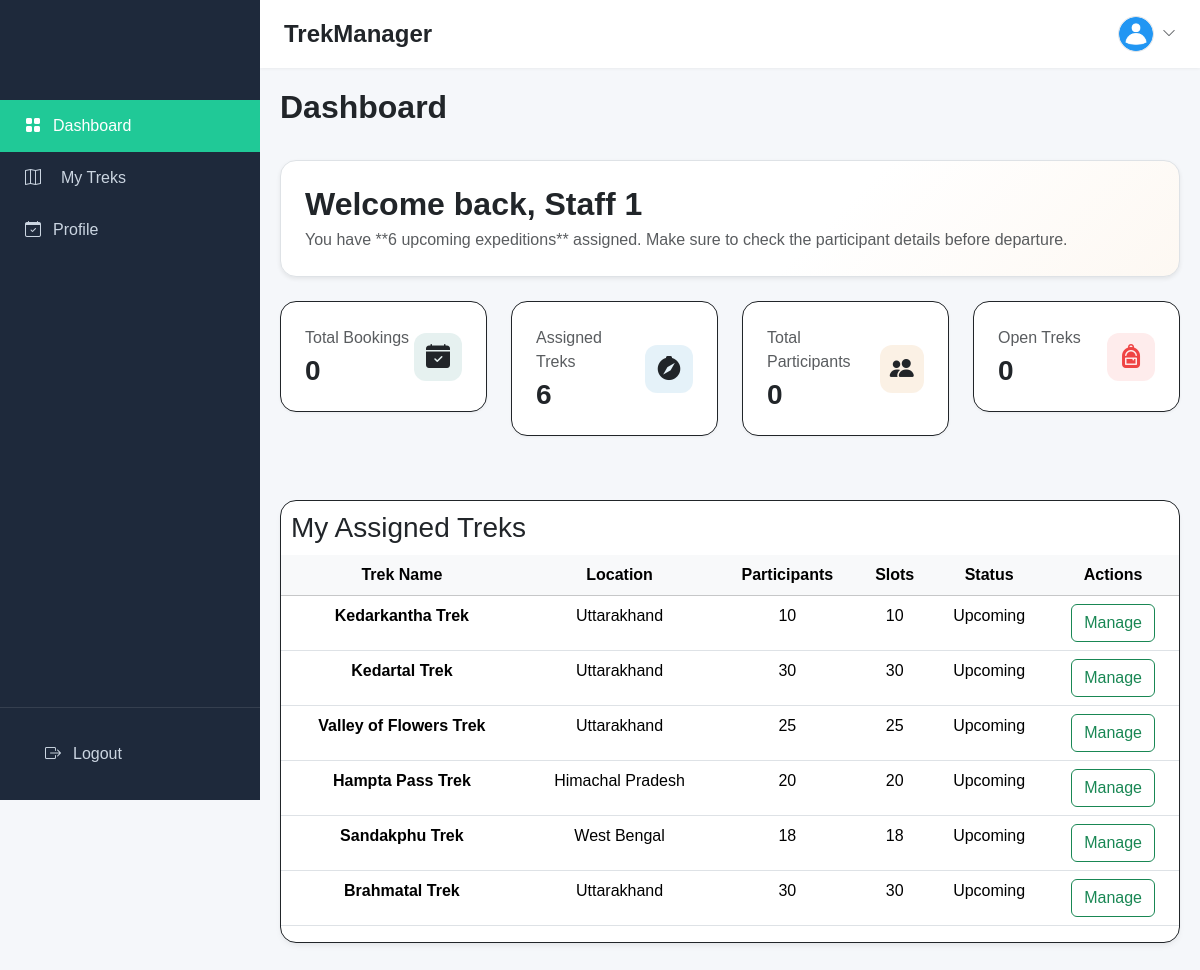
Page /staff/1 on the earlier database version.
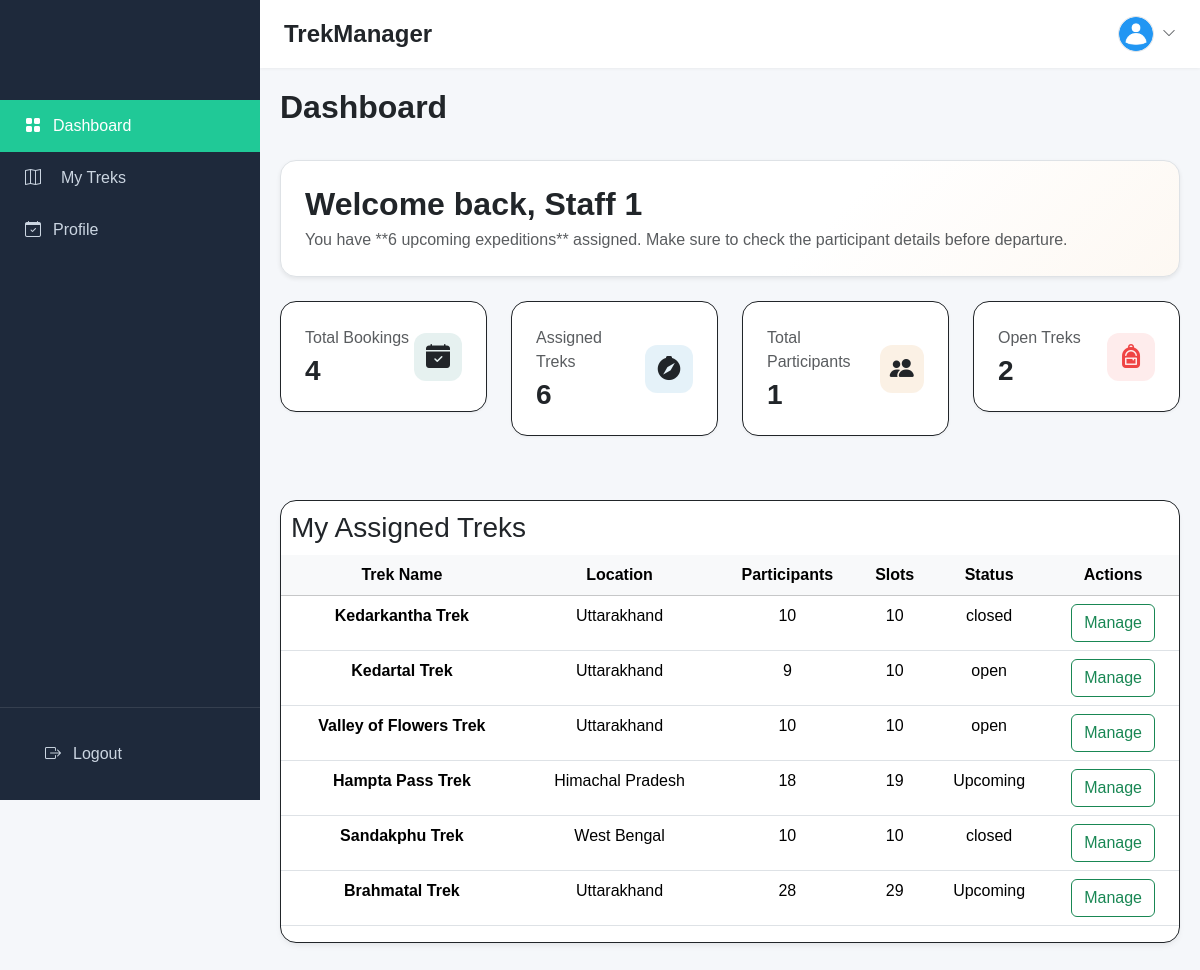
Same page on the later database version.
### application/models.py (models this page shows)
class Trek(db.Model):
    __tablename__ = "treks"
    id = db.Column(db.Integer, primary_key=True)
    trekname = db.Column(db.String(), nullable = False)
    location = db.Column(db.String(), nullable = False)
    difficulty = db.Column(db.String(), nullable = False, default = 'Moderate')
    duration = db.Column(db.String(), nullable = False)
    slots = db.Column(db.Integer(), nullable = False)
    status = db.Column(db.String(), default = 'pending') #Pending, Approved, Open, Full, Closed, Completed
    start_date = db.Column(db.DateTime(), nullable = False)
    end_date = db.Column(db.DateTime(), nullable = False)
    description = db.Column(db.Text(), nullable = False)
    sname = db.Column(db.String(), nullable = False)
    staff_id = db.Column(db.Integer, db.ForeignKey('staff_profile.id'))
    bookings = db.relationship('Booking', backref='trek', lazy=True, cascade='all, delete-orphan')

### application/auth.py (the view)
@auth_bp.route('/staff/<int:staff_id>')
def staff(staff_id):
    staff_profile = Staff.query.get(staff_id)
    if not staff_profile:
        staff_profile = Staff.query.filter_by(user_id=staff_id).first()
    if not staff_profile:
        return redirect(url_for('auth.login'))
    my_assigned_trek = Trek.query.filter_by(staff_id=staff_profile.id).all()
    total_assigned_trek = len(my_assigned_trek)
    open_treks = Trek.query.filter_by(staff_id=staff_profile.id, status="open").count()
    total_bookings = sum(len(trek.bookings) for trek in staff_profile.assigned_trek)
    total_trekkers = len({booking.user_id for trek in staff_profile.assigned_trek for booking in trek.bookings})
    return render_template('templates/staff/staff_dashboard.html', staff_profile=staff_profile,
                           total_assigned_trek=total_assigned_trek, open_treks=open_treks,
                           total_bookings=total_bookings, total_trekkers=total_trekkers,
                           my_assigned_trek=my_assigned_trek)

### templates/staff/staff_dashboard.html (shortened to what the changed rows need)
<!DOCTYPE html>
<html lang="en">
<head>
    <link href="https://cdn.jsdelivr.net/npm/bootstrap@5.3.3/dist/css/bootstrap.min.css" rel="stylesheet">
    <link href="https://cdn.jsdelivr.net/npm/bootstrap-icons@1.11.3/font/bootstrap-icons.css" rel="stylesheet">
    <link rel="stylesheet" href="/static/style.css">
</head>
<body>
<div class="wrapper">
    <main class="main-content">
        <header class="top-navbar">
            <div class="d-flex align-items-center gap-2">
                <h1 class="h4 mb-0 fw-bold d-none d-sm-block">TrekManager</h1>
            </div>
        </header>
        <div class="content-body">
            <div style="margin-bottom: 30px;">
                <div class="row align-items-center">
                    <div class="col-md-8">
                        <h2 class="fw-bold mb-1">Dashboard</h2>
                    </div>
                </div>
            </div>
            <div class="p-4 border rounded-4 bg-white mb-4 shadow-sm" style="background: linear-gradient(135deg, #ffffff 60%, rgba(217, 119, 6, 0.05) 100%);">
                <h2 class="fw-bold mb-1">Welcome back, {{  staff_profile.user.fullname }}</h2>
            </div>
            <div class="row g-4 mb-4">
                <div class="col-xl-3 col-sm-6">
                    <div class="stat-card">
                        <div>
                            <span class="text-muted medium fw-medium d-block mb-1">Total Bookings</span>
                            <h3 class="fw-bold display-font mb-0">{{ total_bookings }}</h3>
                        </div>
                    </div>
                </div>
                <div class="col-xl-3 col-sm-6">
                    <div class="stat-card amber">
                        <div>
                            <span class="text-muted medium fw-medium d-block mb-1">Total Participants</span>
                            <h3 class="fw-bold display-font mb-0">{{ total_trekkers }}</h3>
                        </div>
                    </div>
                </div>
                <div class="col-xl-3 col-sm-6">
                    <div class="stat-card red">
                        <div>
                            <span class="text-muted medium fw-medium d-block mb-1">Open Treks</span>
                            <h3 class="fw-bold display-font mb-0">{{ open_treks }}</h3>
                        </div>
                    </div>
                </div>
            </div>
        </div>
        <div class="main-table">
            <table class="table text-center table-hover">
                <thead class="table-light">
                    <tr>
                    <th scope="col">Trek Name</th>
                    <th scope="col">Location</th>
                    <th scope="col">Participants</th>
                    <th scope="col">Slots</th>
                    <th scope="col">Status</th>
                    <th scope="col">Actions</th>
                    </tr>
                </thead>
                <tbody>
                    {% for trek in my_assigned_trek %}
                    <tr>
                        <th scope="row">{{ trek.trekname }}</th>
                        <td>{{ trek.location }}</td>
                        <td>{{ trek.slots - trek.bookings|selectattr("status", "equalto", "Booked")|list|length }}</td>
                        <td>{{ trek.slots }}</td>
                        <td>{{ trek.status }}</td>
                        <td>
                            <a href="{{ url_for('auth.staff_manage_trek', staff_id=staff_profile.id, trek_id=trek.id) }}" class="btn btn-outline-success">
                                Manage</a>
                        </td>
                    </tr>
                    {% endfor %}
                </tbody>
            </table>
        </div>
    </main>
</body>
</html>

Differences in the rows shown:
changed Trek "Kedarkantha Trek": status "Upcoming" → "closed"
changed Trek "Kedartal Trek": slots "30" → "9"; slots "30" → "10"; status "Upcoming" → "open"
changed Trek "Valley of Flowers Trek": slots "25" → "10"; status "Upcoming" → "open"
changed Trek "Hampta Pass Trek": slots "20" → "18"; slots "20" → "19"
changed Trek "Sandakphu Trek": slots "18" → "10"; status "Upcoming" → "closed"
changed Trek "Brahmatal Trek": slots "30" → "28"; slots "30" → "29"
Other differences:
{{ total_bookings }}: "0" → "4"
{{ total_trekkers }}: "0" → "1"
{{ open_treks }}: "0" → "2"
